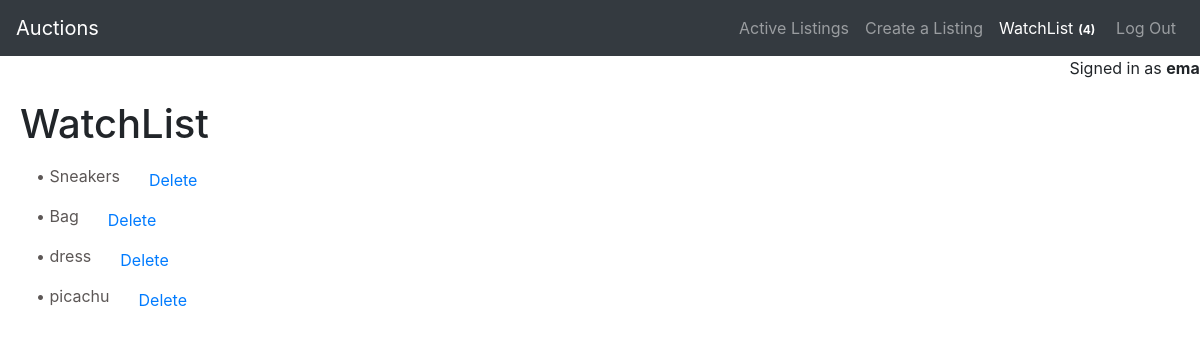
The page /watchlist_items (signed in) on the database as committed earlier.
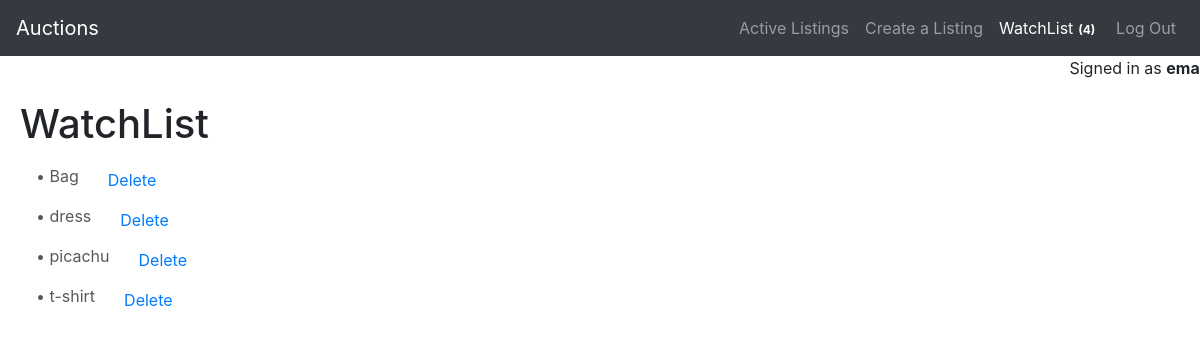
The same page on the database as committed later.
### auctions/models.py (models this page shows, shortened)
class WatchList(models.Model):
    user = models.ForeignKey(User, on_delete=models.CASCADE)
    listing = models.ForeignKey(Auction, on_delete=models.CASCADE, blank=True, null=True)
    def __str__(self):
        return f"{self.listing}"

class Auction(models.Model):
    STATUS = (
    ("active","Active"),
    ("closed","Closed")
)
    user = models.ForeignKey(User, on_delete=models.CASCADE)
    item_name = models.CharField(max_length=100, db_index=True)
    slug = models.SlugField(max_length=250, db_index=True, unique_for_date='posting_date', default='item_name')
    description = models.TextField(blank=True)
    posting_date = models.DateTimeField(auto_now_add=True)
    close_date = models.DateTimeField()
    base_price = models.DecimalField(max_digits=8, decimal_places=2)
    category = models.ForeignKey(Category, on_delete=models.CASCADE)
    status = models.CharField(max_length=10, choices=STATUS, default='active', blank=True)
    image = models.ImageField(upload_to='images', blank=True, null=True)
    def __str__(self):
        return f"{self.item_name}"
    class Meta:
        ordering = ["-posting_date"]
        index_together = (('id', 'slug'),)

### auctions/views.py (the view)
# urls.py: path("watchlist_items", views.watchlist_items, name= "watchlist_items")
def watchlist_items(request):
    userListings = WatchList.objects.filter(user=request.user)
    print("userListings in watchlist:", userListings)
    """
    this to make url go to listing details.
    we need Auction listing and not WatchList listing
     """
    auctionlistings = Auction.objects.filter(status='active')
    return render(request, "auctions/watchlist_items.html", {
        "userListings": userListings,
        'auctionlistings': auctionlistings
    })

### auctions/context_processors.py (called while the page is built)
def get_listing(request):
    listing = Auction.objects.latest('-id')
    return {'listing': listing }

### auctions/templatetags/auctions_tags.py (called while the page is built)
@register.simple_tag(takes_context=True)
def total_items_in_watchlist(context):
    request = context['request']
    watchlist = WatchList.objects.filter(user=request.user)
    total_items = watchlist.count()
    return total_items

### auctions/templates/auctions/watchlist_items.html (shortened to what this page needs)
{% extends "auctions/layout.html" %}
{% block body %}
<h1>WatchList</h1>
    {% for listing in userListings %}
    <ul class="nav">
        <li class="nav-item">
          <a class="nav-link active watchlist-links" aria-current="page" href="{% url 'auctions:listing_details' listing %}">{{ listing }}</a>
        </li>
        <li class="nav-item itemList">
            <form method="POST" action="{% url 'auctions:delete_listing' listing.id %}" class="watchlist">
                <button class="btn btn-link">Delete</button>
            </form>
        </li>
    </ul>
    {% empty %}
    <p>There are no listing yet.</p>
    {% endfor %}
{% endblock %}

Rows that differ between the two databases and show on the page:
removed WatchList: listing.item_name "Sneakers"
added WatchList: listing.item_name "t-shirt"
